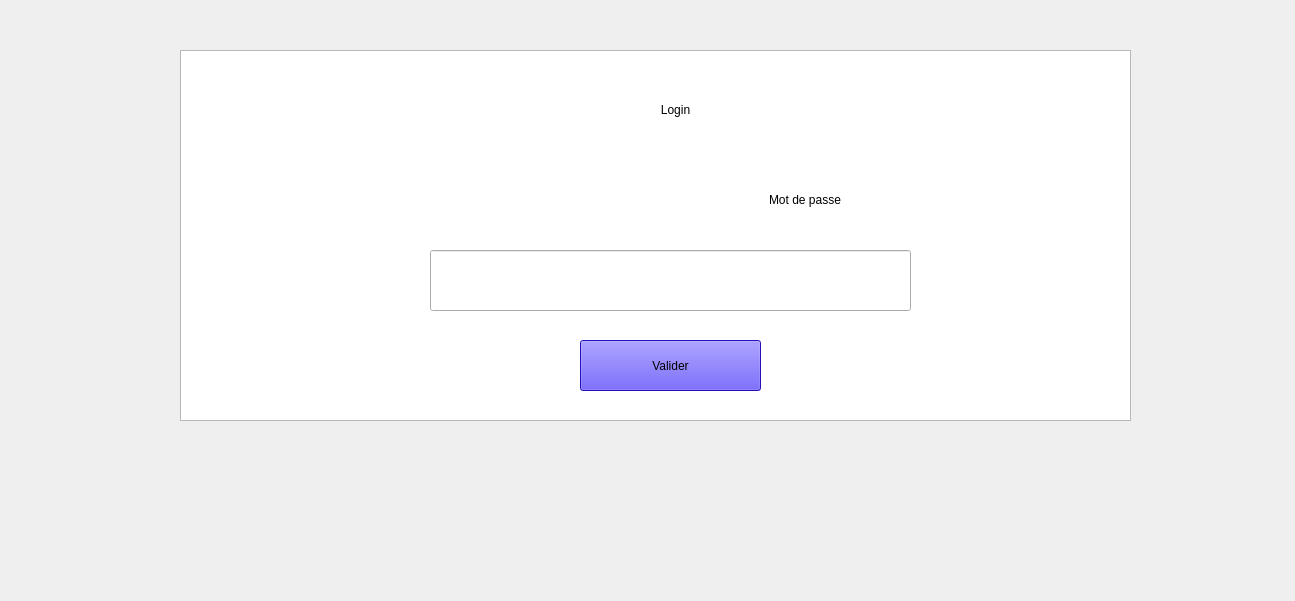
<?xml version="1.0" encoding="UTF-8"?>
<ui version="4.0">
 <class>login</class>
 <widget class="QWidget" name="login">
  <property name="geometry">
   <rect>
    <x>0</x>
    <y>0</y>
    <width>1295</width>
    <height>601</height>
   </rect>
  </property>
  <property name="windowTitle">
   <string>Form</string>
  </property>
  <widget class="QTextBrowser" name="textBrowser">
   <property name="geometry">
    <rect>
     <x>180</x>
     <y>50</y>
     <width>951</width>
     <height>371</height>
    </rect>
   </property>
  </widget>
  <widget class="QLabel" name="label">
   <property name="geometry">
    <rect>
     <x>520</x>
     <y>80</y>
     <width>311</width>
     <height>61</height>
    </rect>
   </property>
   <property name="styleSheet">
    <string notr="true">font: 28pt &quot;MS UI Gothic&quot;;</string>
   </property>
   <property name="text">
    <string>&lt;html&gt;&lt;head/&gt;&lt;body&gt;&lt;p align=&quot;center&quot;&gt;Login&lt;/p&gt;&lt;/body&gt;&lt;/html&gt;</string>
   </property>
  </widget>
  <widget class="QLabel" name="label_2">
   <property name="geometry">
    <rect>
     <x>510</x>
     <y>160</y>
     <width>331</width>
     <height>81</height>
    </rect>
   </property>
   <property name="styleSheet">
    <string notr="true">font: 28pt &quot;MS UI Gothic&quot;;</string>
   </property>
   <property name="text">
    <string>&lt;html&gt;&lt;head/&gt;&lt;body&gt;&lt;p align=&quot;right&quot;&gt;Mot de passe&lt;/p&gt;&lt;/body&gt;&lt;/html&gt;</string>
   </property>
  </widget>
  <widget class="QLabel" name="label_3">
   <property name="geometry">
    <rect>
     <x>510</x>
     <y>170</y>
     <width>55</width>
     <height>51</height>
    </rect>
   </property>
   <property name="text">
    <string/>
   </property>
   <property name="pixmap">
    <pixmap resource="ressource.qrc">:/img/image/mot de passe.png</pixmap>
   </property>
   <property name="scaledContents">
    <bool>true</bool>
   </property>
  </widget>
  <widget class="QLineEdit" name="pwd">
   <property name="geometry">
    <rect>
     <x>430</x>
     <y>250</y>
     <width>481</width>
     <height>61</height>
    </rect>
   </property>
   <property name="echoMode">
    <enum>QLineEdit::Password</enum>
   </property>
   <property name="dragEnabled">
    <bool>false</bool>
   </property>
   <property name="readOnly">
    <bool>false</bool>
   </property>
   <property name="clearButtonEnabled">
    <bool>true</bool>
   </property>
  </widget>
  <widget class="QPushButton" name="pushButton">
   <property name="geometry">
    <rect>
     <x>580</x>
     <y>340</y>
     <width>181</width>
     <height>51</height>
    </rect>
   </property>
   <property name="styleSheet">
    <string notr="true">font: 20pt &quot;MS UI Gothic&quot;;
background-color: rgb(50, 23, 255);</string>
   </property>
   <property name="text">
    <string>Valider</string>
   </property>
  </widget>
 </widget>
 <resources>
  <include location="ressource.qrc"/>
 </resources>
 <connections/>
</ui>
